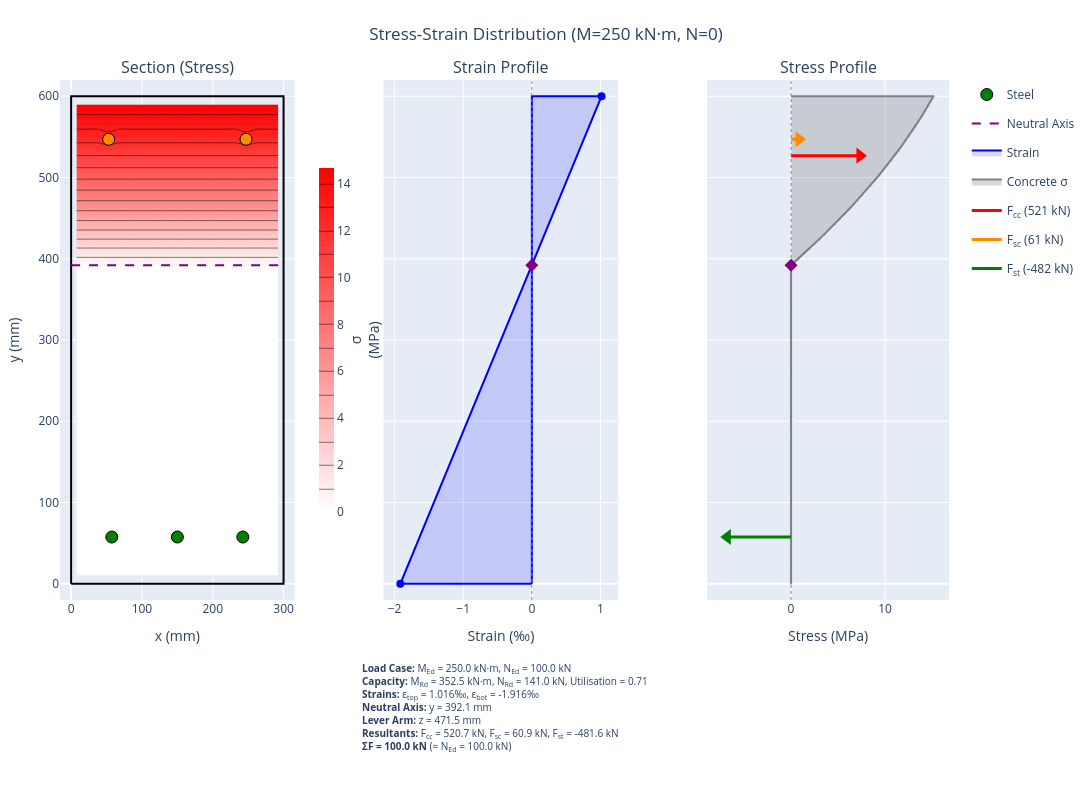

Notebook code for this chart:
### Markdown cell above
### 2.4 Stress-Strain Visualization

Visualize the strain profile and stress distribution for a specific load case.

### Code cell
# Visualize stress-strain for LC1 (pure bending)
bending_check.plot_stress_strain(
    M_Ed=250,
    N_Ed=100,
    title="Stress-Strain Distribution (M=250 kN·m, N=0)",
    section_render="filled",
    height=800,
    show=False,
)

### Figure 1 — Plotly figure (JSON) as saved in the notebook; plotly's stock layout.template omitted (floating-point values rounded to 4 significant figures; data arrays with more than 128 entries replaced by an {"elided": "..."} marker saying what was removed)
{"data": [{"line": {"color": "black", "width": 2}, "mode": "lines", "name": "Section outline", "showlegend": false, "type": "scatter", "x": [0, 300, 300, 0, 0], "xaxis": "x", "y": [0, 0, 600, 600, 0], "yaxis": "y"}, {"colorbar": {"len": 0.7, "thickness": 15, "title": {"side": "right", "text": "σ<br>(MPa)"}, "x": 0.28, "y": 0.5}, "colorscale": [[0, "white"], [1, "red"]], "contours": {"coloring": "heatmap"}, "hovertemplate": "x: %{x:.1f} mm<br>y: %{y:.1f} mm<br>σ: %{z:.2f} MPa<extra>Concrete</extra>", "name": "Concrete", "showlegend": false, "showscale": true, "type": "contour", "x": [7.5, 22.5, 37.5, 52.5, 67.5, 82.5, 97.5, 112.5, 127.5, 142.5, 157.5, 172.5, 187.5, 202.5, 217.5, 232.5, 247.5, 262.5, 277.5, 292.5], "xaxis": "x", "y": [10.0, 30.0, 50.0, 70.0, 90.0, 110.0, 130.0, 150.0, 170.0, 190.0, 210.0, 230.0, 250.0, 270.0, 290.0, 310.0, 330.0, 350.0, 370.0, 390.0, 410.0, 430.0, 450.0, 470.0, 490.0, 510.0, 530.0, 550.0, 570.0, 590.0], "yaxis": "y", "z": {"elided": "30x20 float values"}, "zmax": 14.67, "zmin": 0}, {"customdata": [[-327.1, -1.635, -160.5], [-327.1, -1.635, -160.5], [-327.1, -1.635, -160.5], [151.4, 0.757, 30.44], [151.4, 0.757, 30.44]], "hovertemplate": "x: %{x:.1f} mm<br>y: %{y:.1f} mm<br>σ: %{customdata[0]:.1f} MPa<br>ε: %{customdata[1]:.3f} ‰<br>F: %{customdata[2]:.1f} kN<br><extra>Steel</extra>", "marker": {"color": ["green", "green", "green", "darkorange", "darkorange"], "line": {"color": "black", "width": 1}, "size": 12}, "mode": "markers", "name": "Steel", "showlegend": true, "type": "scatter", "x": [57.5, 150.0, 242.5, 53.0, 247.0], "xaxis": "x", "y": [57.5, 57.5, 57.5, 547.0, 547.0], "yaxis": "y"}, {"line": {"color": "purple", "dash": "dash", "width": 2}, "mode": "lines", "name": "Neutral Axis", "showlegend": true, "type": "scatter", "x": [0, 300], "xaxis": "x", "y": [392.1, 392.1], "yaxis": "y"}, {"fill": "toself", "fillcolor": "rgba(0, 0, 255, 0.15)", "hovertemplate": "ε: %{x:.3f} ‰<br>y: %{y:.1f} mm<extra></extra>", "line": {"color": "blue", "width": 2}, "mode": "lines", "name": "Strain", "type": "scatter", "x": [0, -1.916, 1.016, 0, 0], "xaxis": "x2", "y": [0, 0, 600, 600, 0], "yaxis": "y2"}, {"hovertemplate": "ε: %{x:.3f} ‰<br>y: %{y:.1f} mm<extra></extra>", "marker": {"color": "blue", "size": 8}, "mode": "markers", "showlegend": false, "type": "scatter", "x": [-1.916, 1.016], "xaxis": "x2", "y": [0, 600], "yaxis": "y2"}, {"line": {"color": "gray", "dash": "dot", "width": 1}, "mode": "lines", "showlegend": false, "type": "scatter", "x": [0, 0], "xaxis": "x2", "y": [-20, 620], "yaxis": "y2"}, {"hovertemplate": "Neutral Axis<br>y: 392.1 mm<extra></extra>", "marker": {"color": "purple", "size": 10, "symbol": "diamond"}, "mode": "markers", "name": "NA", "showlegend": false, "type": "scatter", "x": [0], "xaxis": "x2", "y": [392.1], "yaxis": "y2"}, {"fill": "toself", "fillcolor": "rgba(128, 128, 128, 0.3)", "hoverinfo": "skip", "legendgroup": "concrete_stress", "line": {"color": "gray", "width": 2}, "mode": "lines", "name": "Concrete σ", "type": "scatter", "x": [0.0, 0.0, 0.0, 0.0, 0.0, 0.0, 0.0, 0.0, 0.0, 0.0, 0.0, 0.0, 0.0, 0.0, 0.0, 0.0, 0.0, 0.0, 0.0, 0.0, 0.0, 0.0, 0.0, 0.0, 0.0, 0.0, 0.0, 0.0, 0.0, 0.0, 0.0, 0.0, 0.0, 0.0, 0.0, 0.0, 0.0, 0.0, 0.0, 0.0, 0.0, 0.0, 0.0, 0.0, 0.0, 0.0, 0.0, 0.0, 0.0, 0.0, 0.0, 0.0, 0.0, 0.0, 0.0, 0.0, 0.0, 0.0, 0.0, 0.0, 0.0, 0.0, 0.0, 0.0, 0.0, 0.0, 0.1785, 0.7638, 1.34, 1.908, 2.467, 3.017, 3.559, 4.092, 4.616, 5.131, 5.637, 6.135, 6.624, 7.104, 7.575, 8.037, 8.491, 8.936, 9.372, 9.8, 10.22, 10.63, 11.03, 11.42, 11.81, 12.18, 12.55, 12.9, 13.25, 13.59, 13.92, 14.24, 14.56, 14.86, 15.16, 0.0], "xaxis": "x3", "y": [0.0, 0.0, 6.061, 12.12, 18.18, 24.24, 30.3, 36.36, 42.42, 48.48, 54.55, 60.61, 66.67, 72.73, 78.79, 84.85, 90.91, 96.97, 103.0, 109.1, 115.2, 121.2, 127.3, 133.3, 139.4, 145.5, 151.5, 157.6, 163.6, 169.7, 175.8, 181.8, 187.9, 193.9, 200.0, 206.1, 212.1, 218.2, 224.2, 230.3, 236.4, 242.4, 248.5, 254.5, 260.6, 266.7, 272.7, 278.8, 284.8, 290.9, 297.0, 303.0, 309.1, 315.2, 321.2, 327.3, 333.3, 339.4, 345.5, 351.5, 357.6, 363.6, 369.7, 375.8, 381.8, 387.9, 393.9, 400.0, 406.1, 412.1, 418.2, 424.2, 430.3, 436.4, 442.4, 448.5, 454.5, 460.6, 466.7, 472.7, 478.8, 484.8, 490.9, 497.0, 503.0, 509.1, 515.2, 521.2, 527.3, 533.3, 539.4, 545.5, 551.5, 557.6, 563.6, 569.7, 575.8, 581.8, 587.9, 593.9, 600.0, 600.0], "yaxis": "y3"}, {"hovertemplate": "%{text}<extra>Concrete</extra>", "legendgroup": "concrete_stress", "marker": {"color": "gray", "opacity": 0.3, "size": 3}, "mode": "markers", "showlegend": false, "text": ["σ: 0.00 MPa<br>ε: -1.916 ‰<br>y: 0.0 mm", "σ: 0.00 MPa<br>ε: -1.887 ‰<br>y: 6.1 mm", "σ: 0.00 MPa<br>ε: -1.857 ‰<br>y: 12.1 mm", "σ: 0.00 MPa<br>ε: -1.827 ‰<br>y: 18.2 mm", "σ: 0.00 MPa<br>ε: -1.798 ‰<br>y: 24.2 mm", "σ: 0.00 MPa<br>ε: -1.768 ‰<br>y: 30.3 mm", "σ: 0.00 MPa<br>ε: -1.739 ‰<br>y: 36.4 mm", "σ: 0.00 MPa<br>ε: -1.709 ‰<br>y: 42.4 mm", "σ: 0.00 MPa<br>ε: -1.679 ‰<br>y: 48.5 mm", "σ: 0.00 MPa<br>ε: -1.650 ‰<br>y: 54.5 mm", "σ: 0.00 MPa<br>ε: -1.620 ‰<br>y: 60.6 mm", "σ: 0.00 MPa<br>ε: -1.590 ‰<br>y: 66.7 mm", "σ: 0.00 MPa<br>ε: -1.561 ‰<br>y: 72.7 mm", "σ: 0.00 MPa<br>ε: -1.531 ‰<br>y: 78.8 mm", "σ: 0.00 MPa<br>ε: -1.502 ‰<br>y: 84.8 mm", "σ: 0.00 MPa<br>ε: -1.472 ‰<br>y: 90.9 mm", "σ: 0.00 MPa<br>ε: -1.442 ‰<br>y: 97.0 mm", "σ: 0.00 MPa<br>ε: -1.413 ‰<br>y: 103.0 mm", "σ: 0.00 MPa<br>ε: -1.383 ‰<br>y: 109.1 mm", "σ: 0.00 MPa<br>ε: -1.354 ‰<br>y: 115.2 mm", "σ: 0.00 MPa<br>ε: -1.324 ‰<br>y: 121.2 mm", "σ: 0.00 MPa<br>ε: -1.294 ‰<br>y: 127.3 mm", "σ: 0.00 MPa<br>ε: -1.265 ‰<br>y: 133.3 mm", "σ: 0.00 MPa<br>ε: -1.235 ‰<br>y: 139.4 mm", "σ: 0.00 MPa<br>ε: -1.205 ‰<br>y: 145.5 mm", "σ: 0.00 MPa<br>ε: -1.176 ‰<br>y: 151.5 mm", "σ: 0.00 MPa<br>ε: -1.146 ‰<br>y: 157.6 mm", "σ: 0.00 MPa<br>ε: -1.117 ‰<br>y: 163.6 mm", "σ: 0.00 MPa<br>ε: -1.087 ‰<br>y: 169.7 mm", "σ: 0.00 MPa<br>ε: -1.057 ‰<br>y: 175.8 mm", "σ: 0.00 MPa<br>ε: -1.028 ‰<br>y: 181.8 mm", "σ: 0.00 MPa<br>ε: -0.998 ‰<br>y: 187.9 mm", "σ: 0.00 MPa<br>ε: -0.968 ‰<br>y: 193.9 mm", "σ: 0.00 MPa<br>ε: -0.939 ‰<br>y: 200.0 mm", "σ: 0.00 MPa<br>ε: -0.909 ‰<br>y: 206.1 mm", "σ: 0.00 MPa<br>ε: -0.880 ‰<br>y: 212.1 mm", "σ: 0.00 MPa<br>ε: -0.850 ‰<br>y: 218.2 mm", "σ: 0.00 MPa<br>ε: -0.820 ‰<br>y: 224.2 mm", "σ: 0.00 MPa<br>ε: -0.791 ‰<br>y: 230.3 mm", "σ: 0.00 MPa<br>ε: -0.761 ‰<br>y: 236.4 mm", "σ: 0.00 MPa<br>ε: -0.732 ‰<br>y: 242.4 mm", "σ: 0.00 MPa<br>ε: -0.702 ‰<br>y: 248.5 mm", "σ: 0.00 MPa<br>ε: -0.672 ‰<br>y: 254.5 mm", "σ: 0.00 MPa<br>ε: -0.643 ‰<br>y: 260.6 mm", "σ: 0.00 MPa<br>ε: -0.613 ‰<br>y: 266.7 mm", "σ: 0.00 MPa<br>ε: -0.583 ‰<br>y: 272.7 mm", "σ: 0.00 MPa<br>ε: -0.554 ‰<br>y: 278.8 mm", "σ: 0.00 MPa<br>ε: -0.524 ‰<br>y: 284.8 mm", "σ: 0.00 MPa<br>ε: -0.495 ‰<br>y: 290.9 mm", "σ: 0.00 MPa<br>ε: -0.465 ‰<br>y: 297.0 mm", "σ: 0.00 MPa<br>ε: -0.435 ‰<br>y: 303.0 mm", "σ: 0.00 MPa<br>ε: -0.406 ‰<br>y: 309.1 mm", "σ: 0.00 MPa<br>ε: -0.376 ‰<br>y: 315.2 mm", "σ: 0.00 MPa<br>ε: -0.346 ‰<br>y: 321.2 mm", "σ: 0.00 MPa<br>ε: -0.317 ‰<br>y: 327.3 mm", "σ: 0.00 MPa<br>ε: -0.287 ‰<br>y: 333.3 mm", "σ: 0.00 MPa<br>ε: -0.258 ‰<br>y: 339.4 mm", "σ: 0.00 MPa<br>ε: -0.228 ‰<br>y: 345.5 mm", "σ: 0.00 MPa<br>ε: -0.198 ‰<br>y: 351.5 mm", "σ: 0.00 MPa<br>ε: -0.169 ‰<br>y: 357.6 mm", "σ: 0.00 MPa<br>ε: -0.139 ‰<br>y: 363.6 mm", "σ: 0.00 MPa<br>ε: -0.110 ‰<br>y: 369.7 mm", "σ: 0.00 MPa<br>ε: -0.080 ‰<br>y: 375.8 mm", "σ: 0.00 MPa<br>ε: -0.050 ‰<br>y: 381.8 mm", "σ: 0.00 MPa<br>ε: -0.021 ‰<br>y: 387.9 mm", "σ: 0.18 MPa<br>ε: 0.009 ‰<br>y: 393.9 mm", "σ: 0.76 MPa<br>ε: 0.039 ‰<br>y: 400.0 mm", "σ: 1.34 MPa<br>ε: 0.068 ‰<br>y: 406.1 mm", "σ: 1.91 MPa<br>ε: 0.098 ‰<br>y: 412.1 mm", "σ: 2.47 MPa<br>ε: 0.127 ‰<br>y: 418.2 mm", "σ: 3.02 MPa<br>ε: 0.157 ‰<br>y: 424.2 mm", "σ: 3.56 MPa<br>ε: 0.187 ‰<br>y: 430.3 mm", "σ: 4.09 MPa<br>ε: 0.216 ‰<br>y: 436.4 mm", "σ: 4.62 MPa<br>ε: 0.246 ‰<br>y: 442.4 mm", "σ: 5.13 MPa<br>ε: 0.276 ‰<br>y: 448.5 mm", "σ: 5.64 MPa<br>ε: 0.305 ‰<br>y: 454.5 mm", "σ: 6.13 MPa<br>ε: 0.335 ‰<br>y: 460.6 mm", "σ: 6.62 MPa<br>ε: 0.364 ‰<br>y: 466.7 mm", "σ: 7.10 MPa<br>ε: 0.394 ‰<br>y: 472.7 mm", "σ: 7.57 MPa<br>ε: 0.424 ‰<br>y: 478.8 mm", "σ: 8.04 MPa<br>ε: 0.453 ‰<br>y: 484.8 mm", "σ: 8.49 MPa<br>ε: 0.483 ‰<br>y: 490.9 mm", "σ: 8.94 MPa<br>ε: 0.512 ‰<br>y: 497.0 mm", "σ: 9.37 MPa<br>ε: 0.542 ‰<br>y: 503.0 mm", "σ: 9.80 MPa<br>ε: 0.572 ‰<br>y: 509.1 mm", "σ: 10.22 MPa<br>ε: 0.601 ‰<br>y: 515.2 mm", "σ: 10.63 MPa<br>ε: 0.631 ‰<br>y: 521.2 mm", "σ: 11.03 MPa<br>ε: 0.661 ‰<br>y: 527.3 mm", "σ: 11.42 MPa<br>ε: 0.690 ‰<br>y: 533.3 mm", "σ: 11.81 MPa<br>ε: 0.720 ‰<br>y: 539.4 mm", "σ: 12.18 MPa<br>ε: 0.749 ‰<br>y: 545.5 mm", "σ: 12.55 MPa<br>ε: 0.779 ‰<br>y: 551.5 mm", "σ: 12.90 MPa<br>ε: 0.809 ‰<br>y: 557.6 mm", "σ: 13.25 MPa<br>ε: 0.838 ‰<br>y: 563.6 mm", "σ: 13.59 MPa<br>ε: 0.868 ‰<br>y: 569.7 mm", "σ: 13.92 MPa<br>ε: 0.898 ‰<br>y: 575.8 mm", "σ: 14.24 MPa<br>ε: 0.927 ‰<br>y: 581.8 mm", "σ: 14.56 MPa<br>ε: 0.957 ‰<br>y: 587.9 mm", "σ: 14.86 MPa<br>ε: 0.986 ‰<br>y: 593.9 mm", "σ: 15.16 MPa<br>ε: 1.016 ‰<br>y: 600.0 mm"], "type": "scatter", "x": [0.0, 0.0, 0.0, 0.0, 0.0, 0.0, 0.0, 0.0, 0.0, 0.0, 0.0, 0.0, 0.0, 0.0, 0.0, 0.0, 0.0, 0.0, 0.0, 0.0, 0.0, 0.0, 0.0, 0.0, 0.0, 0.0, 0.0, 0.0, 0.0, 0.0, 0.0, 0.0, 0.0, 0.0, 0.0, 0.0, 0.0, 0.0, 0.0, 0.0, 0.0, 0.0, 0.0, 0.0, 0.0, 0.0, 0.0, 0.0, 0.0, 0.0, 0.0, 0.0, 0.0, 0.0, 0.0, 0.0, 0.0, 0.0, 0.0, 0.0, 0.0, 0.0, 0.0, 0.0, 0.0, 0.1785, 0.7638, 1.34, 1.908, 2.467, 3.017, 3.559, 4.092, 4.616, 5.131, 5.637, 6.135, 6.624, 7.104, 7.575, 8.037, 8.491, 8.936, 9.372, 9.8, 10.22, 10.63, 11.03, 11.42, 11.81, 12.18, 12.55, 12.9, 13.25, 13.59, 13.92, 14.24, 14.56, 14.86, 15.16], "xaxis": "x3", "y": [0.0, 6.061, 12.12, 18.18, 24.24, 30.3, 36.36, 42.42, 48.48, 54.55, 60.61, 66.67, 72.73, 78.79, 84.85, 90.91, 96.97, 103.0, 109.1, 115.2, 121.2, 127.3, 133.3, 139.4, 145.5, 151.5, 157.6, 163.6, 169.7, 175.8, 181.8, 187.9, 193.9, 200.0, 206.1, 212.1, 218.2, 224.2, 230.3, 236.4, 242.4, 248.5, 254.5, 260.6, 266.7, 272.7, 278.8, 284.8, 290.9, 297.0, 303.0, 309.1, 315.2, 321.2, 327.3, 333.3, 339.4, 345.5, 351.5, 357.6, 363.6, 369.7, 375.8, 381.8, 387.9, 393.9, 400.0, 406.1, 412.1, 418.2, 424.2, 430.3, 436.4, 442.4, 448.5, 454.5, 460.6, 466.7, 472.7, 478.8, 484.8, 490.9, 497.0, 503.0, 509.1, 515.2, 521.2, 527.3, 533.3, 539.4, 545.5, 551.5, 557.6, 563.6, 569.7, 575.8, 581.8, 587.9, 593.9, 600.0], "yaxis": "y3"}, {"hovertemplate": "F<sub>cc</sub> = 520.7 kN<br>y = 526.9 mm<extra>Concrete Compression</extra>", "legendgroup": "F<sub>cc</sub>", "line": {"color": "red", "width": 3}, "mode": "lines", "name": "F<sub>cc</sub> (521 kN)", "type": "scatter", "x": [0, 7.333], "xaxis": "x3", "y": [526.9, 526.9], "yaxis": "y3"}, {"hoverinfo": "skip", "legendgroup": "F<sub>cc</sub>", "marker": {"color": "red", "size": 14, "symbol": "triangle-right"}, "mode": "markers", "showlegend": false, "type": "scatter", "x": [7.333], "xaxis": "x3", "y": [526.9], "yaxis": "y3"}, {"hovertemplate": "F<sub>sc</sub> = 60.9 kN<br>y = 547.0 mm<extra>Steel Compression</extra>", "legendgroup": "F<sub>sc</sub>", "line": {"color": "darkorange", "width": 3}, "mode": "lines", "name": "F<sub>sc</sub> (61 kN)", "type": "scatter", "x": [0, 0.8573], "xaxis": "x3", "y": [547, 547], "yaxis": "y3"}, {"hoverinfo": "skip", "legendgroup": "F<sub>sc</sub>", "marker": {"color": "darkorange", "size": 14, "symbol": "triangle-right"}, "mode": "markers", "showlegend": false, "type": "scatter", "x": [0.8573], "xaxis": "x3", "y": [547], "yaxis": "y3"}, {"hovertemplate": "F<sub>st</sub> = -481.6 kN<br>y = 57.5 mm<extra>Steel Tension</extra>", "legendgroup": "F<sub>st</sub>", "line": {"color": "green", "width": 3}, "mode": "lines", "name": "F<sub>st</sub> (-482 kN)", "type": "scatter", "x": [0, -6.782], "xaxis": "x3", "y": [57.5, 57.5], "yaxis": "y3"}, {"hoverinfo": "skip", "legendgroup": "F<sub>st</sub>", "marker": {"color": "green", "size": 14, "symbol": "triangle-left"}, "mode": "markers", "showlegend": false, "type": "scatter", "x": [-6.782], "xaxis": "x3", "y": [57.5], "yaxis": "y3"}, {"line": {"color": "gray", "dash": "dot", "width": 1}, "mode": "lines", "showlegend": false, "type": "scatter", "x": [0, 0], "xaxis": "x3", "y": [-20, 620], "yaxis": "y3"}, {"hovertemplate": "Neutral Axis<br>y: 392.1 mm<extra></extra>", "marker": {"color": "purple", "size": 10, "symbol": "diamond"}, "mode": "markers", "showlegend": false, "type": "scatter", "x": [0], "xaxis": "x3", "y": [392.1], "yaxis": "y3"}], "layout": {"annotations": [{"font": {"size": 16}, "showarrow": false, "text": "Section (Stress)", "x": 0.132, "xanchor": "center", "xref": "paper", "y": 1, "yanchor": "bottom", "yref": "paper"}, {"font": {"size": 16}, "showarrow": false, "text": "Strain Profile", "x": 0.496, "xanchor": "center", "xref": "paper", "y": 1, "yanchor": "bottom", "yref": "paper"}, {"font": {"size": 16}, "showarrow": false, "text": "Stress Profile", "x": 0.864, "xanchor": "center", "xref": "paper", "y": 1, "yanchor": "bottom", "yref": "paper"}, {"align": "left", "font": {"size": 10}, "showarrow": false, "text": "<b>Load Case:</b> M<sub>Ed</sub> = 250.0 kN·m, N<sub>Ed</sub> = 100.0 kN<br><b>Capacity:</b> M<sub>Rd</sub> = 352.5 kN·m, N<sub>Rd</sub> = 141.0 kN, Utilisation = 0.71<br><b>Strains:</b> ε<sub>top</sub> = 1.016‰, ε<sub>bot</sub> = -1.916‰<br><b>Neutral Axis:</b> y = 392.1 mm<br><b>Lever Arm:</b> z = 471.5 mm<br><b>Resultants:</b> F<sub>cc</sub> = 520.7 kN, F<sub>sc</sub> = 60.9 kN, F<sub>st</sub> = -481.6 kN<br><b>ΣF = 100.0 kN</b> (≈ N<sub>Ed</sub> = 100.0 kN)", "x": 0.5, "xref": "paper", "y": -0.3, "yref": "paper"}], "height": 800, "legend": {"x": 1.02, "y": 1}, "margin": {"b": 200, "l": 60, "r": 120, "t": 80}, "showlegend": true, "title": {"text": "Stress-Strain Distribution (M=250 kN·m, N=0)", "x": 0.5}, "width": 1200, "xaxis": {"anchor": "y", "domain": [0, 0.264], "range": [-15.71, 315.7], "title": {"text": "x (mm)"}}, "xaxis2": {"anchor": "y2", "domain": [0.364, 0.628], "title": {"text": "Strain (‰)"}}, "xaxis3": {"anchor": "y3", "domain": [0.728, 1], "range": [-8.927, 16.81], "title": {"text": "Stress (MPa)"}}, "yaxis": {"anchor": "x", "domain": [0, 1], "range": [-20, 620], "title": {"text": "y (mm)"}}, "yaxis2": {"anchor": "x2", "domain": [0, 1], "matches": "y", "showticklabels": false}, "yaxis3": {"anchor": "x3", "domain": [0, 1], "matches": "y", "showticklabels": false}}}
